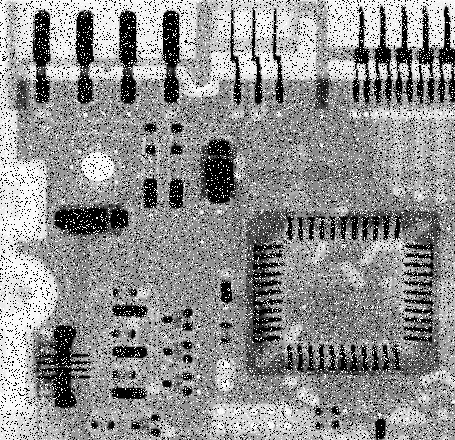
#> input picture mini project 2/Images/circuitboard.tif, 455 x 440 px, found by its file name
$ jupyter execute --allow-errors 'part 2.ipynb'
#> lines starting #> are read from the running program, lines starting #| are printed output that depends on the picture
## Image Denoising

[cell 1]
import skimage
import matplotlib.pyplot as plt
import numpy as np
import math

[cell 2]
img = skimage.io.imread('./images/circuitboard.tif')
#> img is the input picture: shape (440, 455); min 0, max 255, mean 144.1
plt.imshow(img,cmap='gray')

[cell 3]
img.shape
#> Out = (440, 455)

[cell 4]
P=5 #filter size
mean_filter = 1/25*np.ones((P,P))

[cell 5]
M=img.shape[0]
#> M = 440
N=img.shape[1]
#> N = 455
filtered_1 = np.zeros((M,N))
filtered_2 = np.zeros((M,N))

#> (a cell that did not finish here is left out)

[cell 7]
plt.subplot(1,2,1)
plt.title("Mean filter output")
plt.imshow(filtered_1,cmap='gray')
plt.subplot(1,2,2)
plt.title("Median filter output")
plt.imshow(filtered_2,cmap='gray')
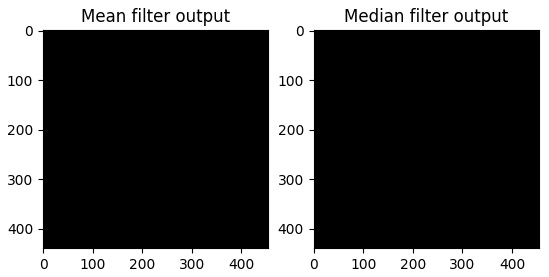
#> figure drawn by matplotlib, 2 panels

## Bilateral Filter

[cell 8]
img = skimage.io.imread('./images/noisybook.png')
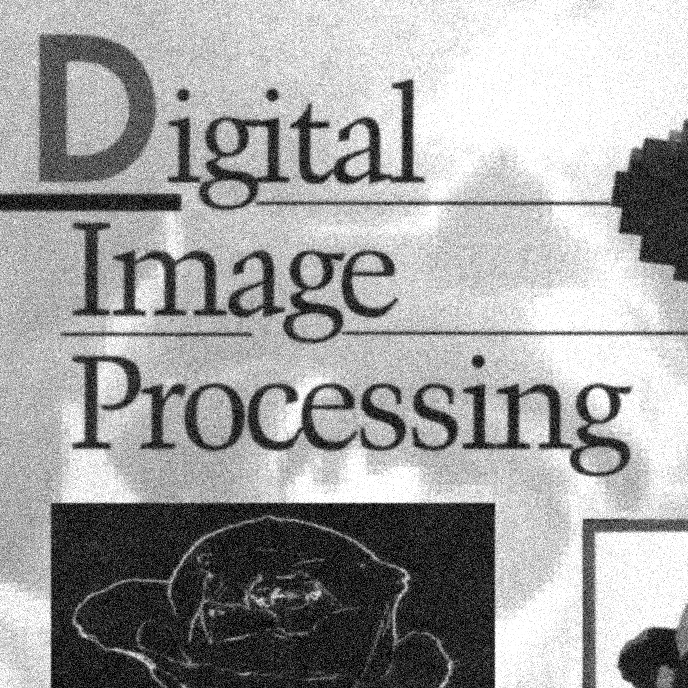
#> input picture mini project 2/Images/noisybook.png, 688 x 688 px, found by its file name
#> img is the input picture: shape (688, 688); min 0, max 255, mean 160.7
plt.imshow(img,cmap='gray')
plt.show()

[cell 9]
img.shape
#> Out = (688, 688)

[cell 10]
M=img.shape[0]
#> M = 688
N=img.shape[1]
#> N = 688
P = 7

[cell 11]
# Gaussian filter
D=50
H=50
G=np.zeros((P,P))
for i in range(0,P):
    for j in range(0,P):
        G[i][j]=math.exp(-(i**2+j**2)/(2*D**2))
